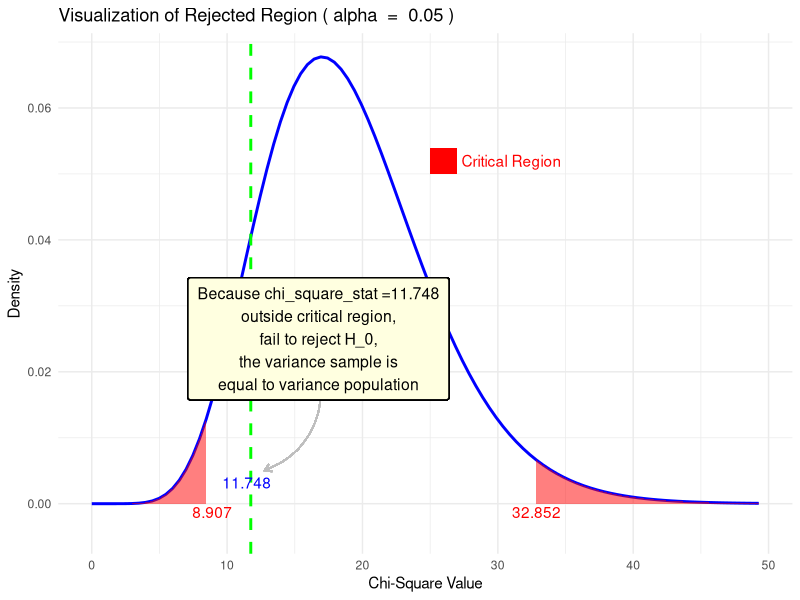

Write the R code that produced this figure.
# Load necessary libraries
library(ggplot2)



# Set up parameters
alpha <- 0.05
var_sam <- 1.855
var_pop <- 3
n <- 20
df <- n - 1
hyp_mode <- "two-sided" # options: "two-sided", "left", "right"

# Generate the t-distribution data frame
x <- seq(0, qchisq(alpha / 2, df, lower.tail = FALSE) * 1.5, length = 100)
y <- dchisq(x, df)
chi_dist_data <- data.frame(x = x, y = y)
# Create the base ggplot
p <- ggplot(chi_dist_data, aes(x = x, y = y)) +
  geom_line(size = 1, color = "blue") +
  labs(title = paste("Visualization of Rejected Region (", expression(alpha), " = ", alpha, ")"), y = "Density", x = "Chi-Square Value") +
  theme_minimal()

# Add shaded regions based on hypothesis mode
if (hyp_mode == "two-sided") {
  critical_value_right <- qchisq(alpha / 2, df, lower.tail = FALSE)

  critical_value_left <- qchisq(alpha / 2, df, lower.tail = TRUE)


  p <- p +
    geom_area(
      data = subset(chi_dist_data, x >= critical_value_right),
      aes(y = y), fill = "red", alpha = 0.5
    ) +
    geom_area(
      data = subset(chi_dist_data, x <= critical_value_left),
      aes(y = y), fill = "red", alpha = 0.5
    )
} else if (hyp_mode == "left") {
  critical_value_left <- qchisq(alpha, df, lower.tail = TRUE)

  p <- p +
    geom_area(
      data = subset(chi_dist_data, x <= critical_value_left),
      aes(y = y), fill = "red", alpha = 0.5
    )
} else if (hyp_mode == "right") {
  critical_value_right <- qchisq(alpha, df, lower.tail = FALSE)

  p <- p +
    geom_area(
      data = subset(chi_dist_data, x >= critical_value_right),
      aes(y = y), fill = "red", alpha = 0.5
    )
}

chi_value <- (df * var_sam) / (var_pop)

# Add a vertical line for the chi-squared-value
p <- p +
  geom_vline(xintercept = chi_value, color = "green", linetype = "dashed", size = 1) +
  annotate("text",
    x = chi_value - 0.3, y = 0.0005,
    label = round(chi_value, 3),
    color = "blue", vjust = -1
  )

# Step 9: Add a curved annotation from the text to the vertical line
p <- p +
  geom_curve(
    aes(
      x = chi_value + 5, y = 0.02,
      xend = chi_value + 1, yend = 0.005
    ),
    curvature = -0.4,
    arrow = arrow(length = unit(0.2, "cm")),
    color = "grey"
  )




# Step 11: Add conclusion annotation based on hypothesis mode and t-value
if (hyp_mode == "two-sided") {
  p <- p +
    annotate("text", x = critical_value_right, y = -0.004, label = round(critical_value_right, 3), color = "red", vjust = -1) +
    annotate("text", x = critical_value_left, y = -0.004, label = round(critical_value_left, 3), color = "red", vjust = -1)

  if (chi_value > critical_value_right | chi_value < critical_value_left) {
    conclusion_text <- paste0("Because chi_square_stat = ", round(chi_value, 3), "\ninside critical region,\nreject H_0,\nthe variance sample is not\nequal to variance population")
  } else {
    conclusion_text <- paste0("Because chi_square_stat =", round(chi_value, 3), "\noutside critical region,\nfail to reject H_0,\nthe variance sample is\nequal to variance population")
  }
} else if (hyp_mode == "left") {
  p <- p +

    annotate("text", x = critical_value_left, y = -0.004, label = round(critical_value_left, 3), color = "red", vjust = -1)

  if (chi_value < critical_value_left) {
    conclusion_text <- paste0("Because chi_square_stat = ", round(chi_value, 3), "\ninside critical region,\nreject H_0,\nthe variance sample is less\nthan to variance population")
  } else {
    conclusion_text <- paste0("Because chi_square_stat = ", round(chi_value, 3), "\noutside critical region,\nfail to reject H_0,\nthe variance sample is less\nthan to variance population")
  }
} else if (hyp_mode == "right") {
  p <- p +
    annotate("text", x = critical_value_right, y = -0.004, label = round(critical_value_right, 3), color = "red", vjust = -1)

  if (chi_value > critical_value_right) {
    conclusion_text <- paste0("Because chi_square_stat = ", round(chi_value, 3), "\ninside critical region,\nreject H_0,\nthe variance sample is greater\nthan to variance population")
  } else {
    conclusion_text <- paste0("Because chi_square_stat = ", round(chi_value, 3), "\noutside critical region,\nfail to reject H_0,\nthe variance sample is not greater\nthan to variance population")
  }
}

# Step 12: Add the conclusion text as a box annotation in the top left corner
p <- p +
  geom_label(aes(x = chi_value + 5, y = 0.025, label = conclusion_text),
    color = "black", fill = "lightyellow", size = 4,
    label.padding = unit(0.5, "lines"), label.size = 0.5, fill = "lightblue"
  ) +
  geom_rect(aes(xmin = 25, xmax = 27, ymin = .05, ymax = .054),
    alpha = 0.5,
    fill = "red"
  ) +
  annotate("text",
    x = 31,
    y = .052,
    label = "Critical Region",
    color = "red"
  )

# Display the plot
print(p)
